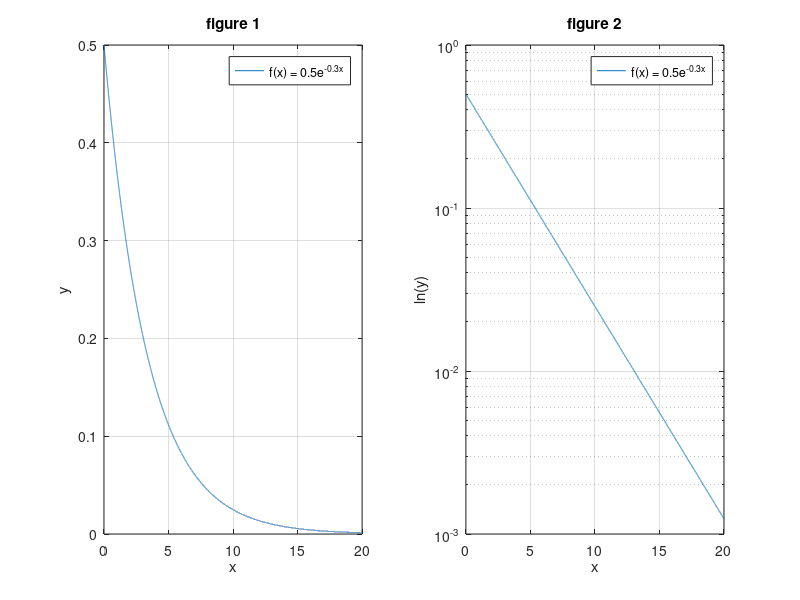

Source code (MATLAB):
% warning('off','all');
% graphics_toolkit('gnuplot')


x=0:0.001:20;
f=0.5*exp(-0.3*x);
figure(1);
 
subplot(1,2,1);

plot(x, f);
xlabel('x');
ylabel('y');
title('figure 1');
legend('f(x) = 0.5e^{-0.3x}');
grid on;

subplot(1,2,2);

semilogy(x, f);
xlabel('x');
ylabel('ln(y)');
title('figure 2');
legend('f(x) = 0.5e^{-0.3x}');
grid on;



% sa=pwd;
% print(1,'-djpeg','./plotting/answer/picture1.jpg');
% run('./plotting/generate.m');
% system('python3  ./plotting/compareImg.py');